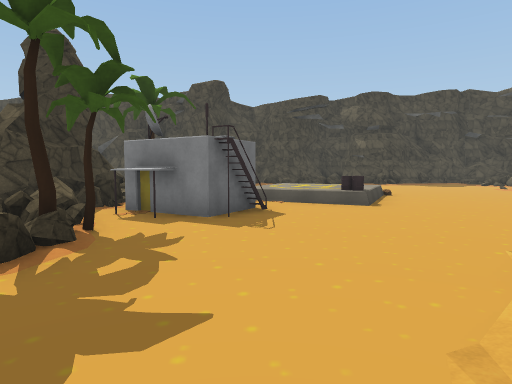
view 1 (above)

24 first-person views from a walk through a scene from a Unity 3-D project. The camera is 1.5 m above the floor, tilts 4° down and sees 75° across. The floor is counted in squares, 2 m on a side. Each view is taken from the middle of a square. On the plan, view 1 faces up. The plan holds only what a view shows up to about 11 squares ahead; the rest is blank. The place goes on beyond the plan. Some animated figures are not drawn. Some surface patterns are stand-ins.

view 2
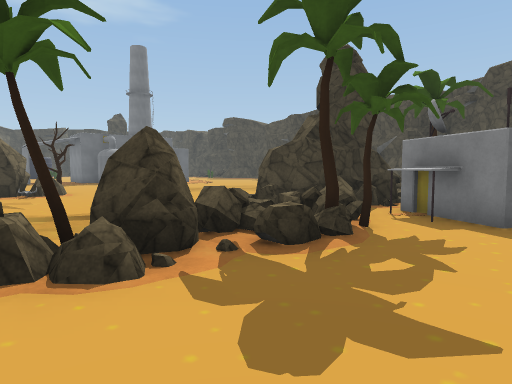

view 3
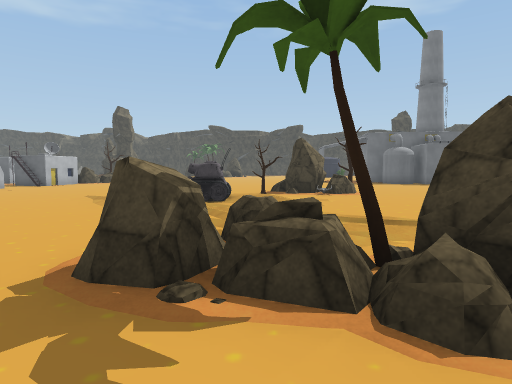

view 4
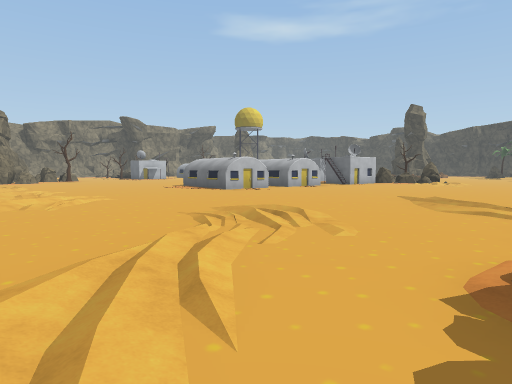

view 5
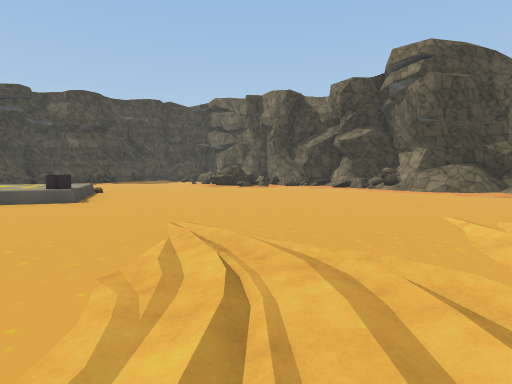

view 6
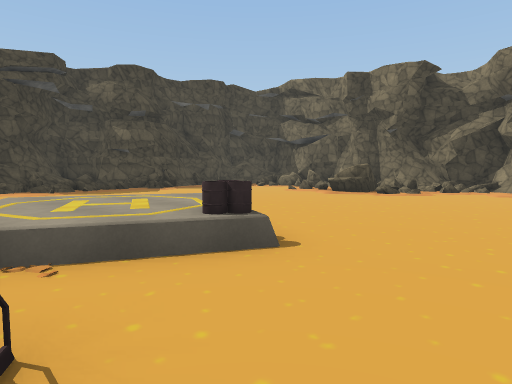

view 7
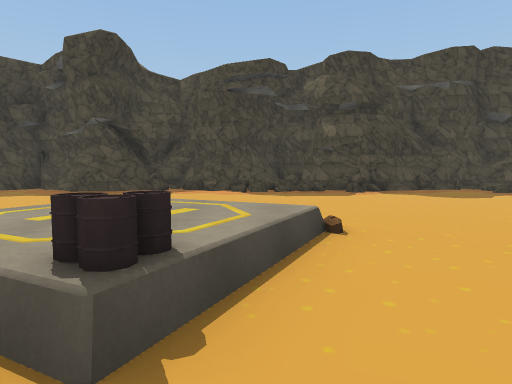

view 8
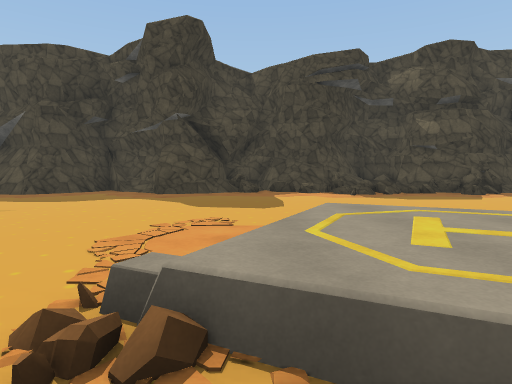

view 9
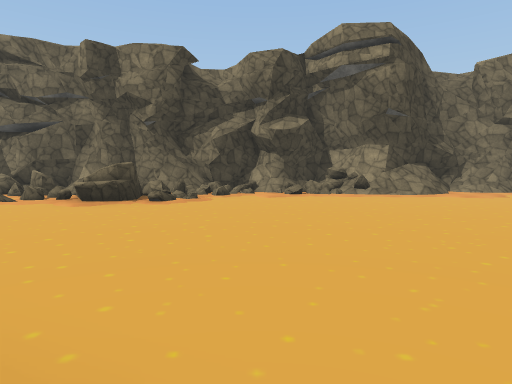

view 10
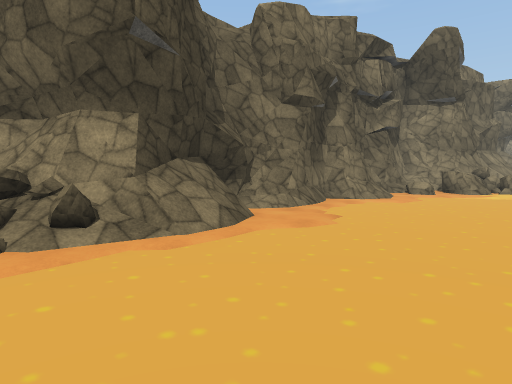

view 11
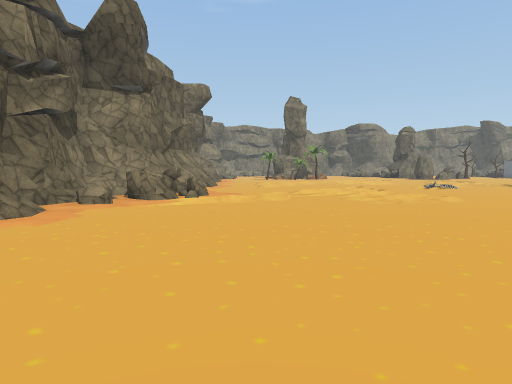

view 12
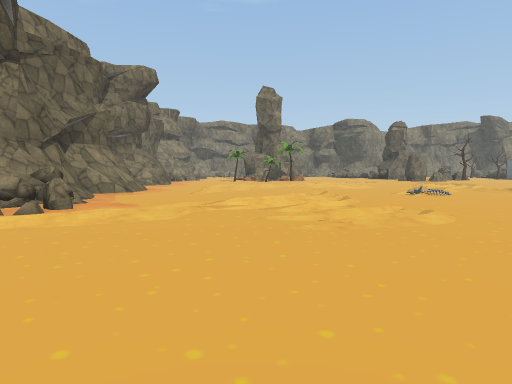

view 13
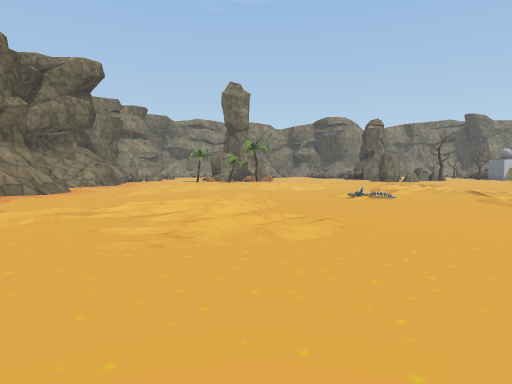

view 14
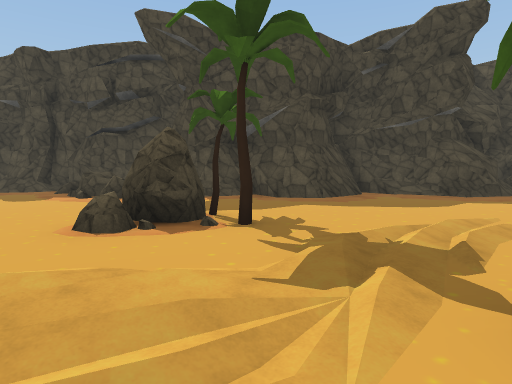

view 15
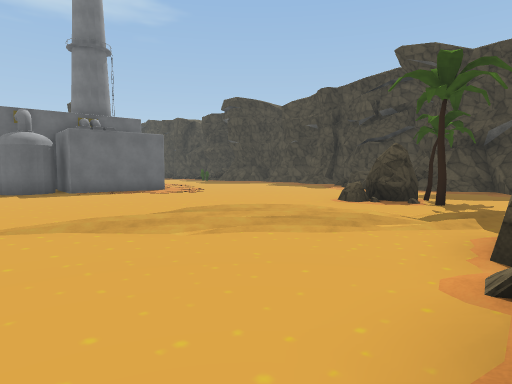

view 16
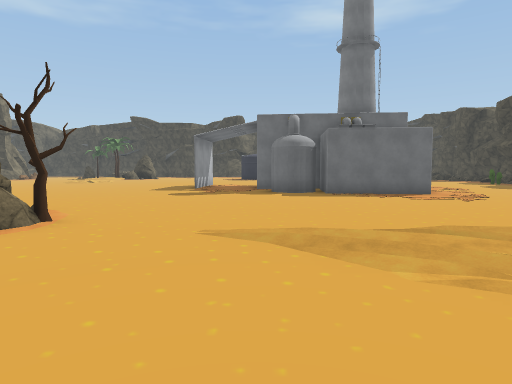

view 17
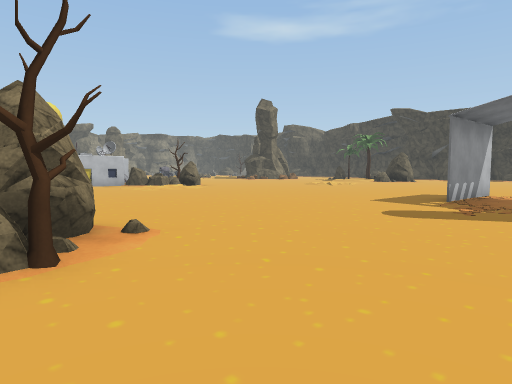

view 18
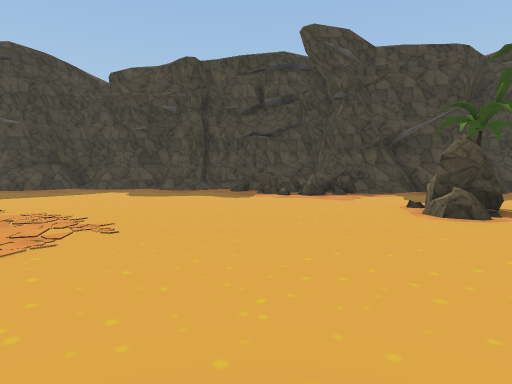

view 19
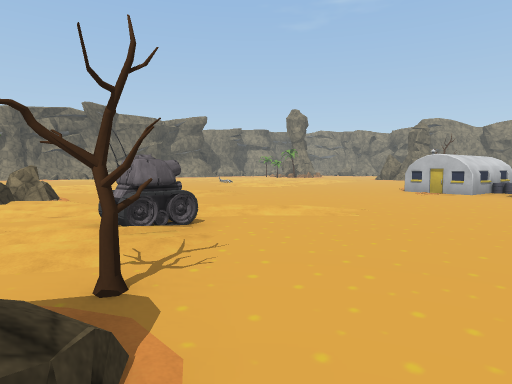

view 20
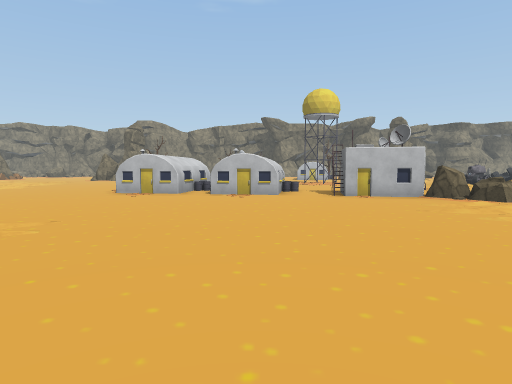

view 21
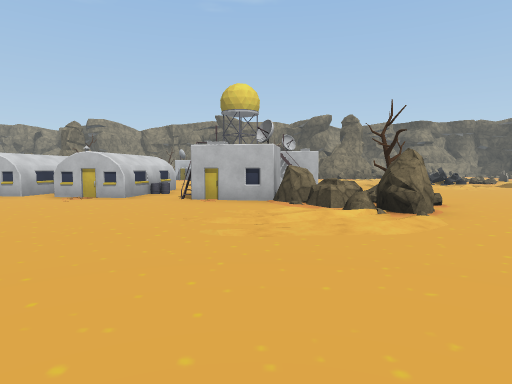

view 22
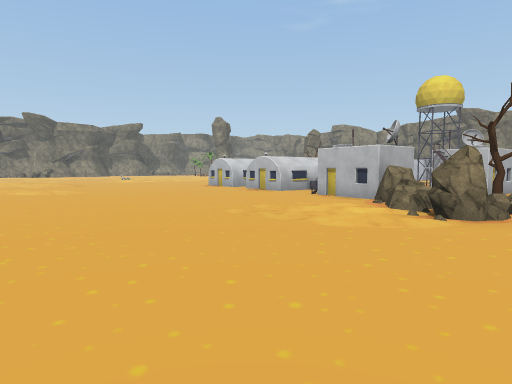

view 23
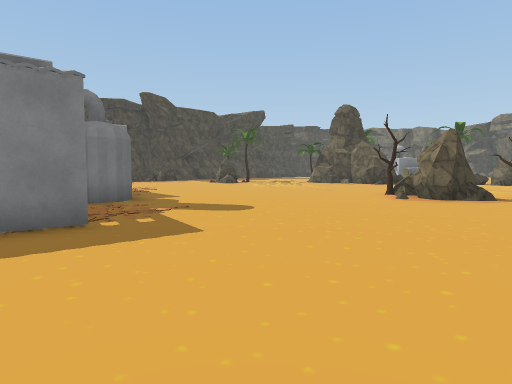

view 24
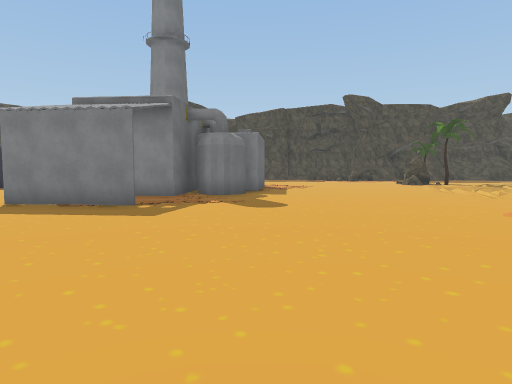

### Floor plan
Key: @ floor where view 1 was taken; # wall or solid block; x gap in a wall; . main floor; : floor 0.5 m higher than the main floor; / step, stairs or slope; = window, fence, low wall or low ledge; ^ raised ledge; v drop or lower ground; T tree; B building; R rock; A tank; O other object.
Columns run from 21 left of view 1 to 13 right of it. Each row starts with its distance up from view 1.
 18 //...///==#v## ##/###=###=# ###
 17 ........=^==/###/.##/=/==x###/==
 16  ........=/...//................
 15   .............................. =#
 14    .............................=##
 13    ........RTT......... ........^##
 12     .......R...//......  ......=##
 11     #.........//......==....../=##
 10     #......//./T ^...//#=/....=#=#
  9     #.....////.###T.//::=.....//=#
  8   ###.....///..# #..//:=/.......#=#
  7   ##......//...# #^BB../.........##
  6  ##............### BBB...........=#
  5  ...............R=^..............=#
  4 ##............   /vT.............=#
  3 .........TR.....  v=............/##
  2 .........RR.....//R..../........//#
  1 .........RR....///T..../........./#
  0 ..........T/ ////RR..@//../......##
 -1 ............A////RR..//////......##
 -2 ............./....../    ......../#
 -3 ............//.....//   .........##
 -4 ............/....././  ........../#
 -5 ..//.........../ /... ......../.#x#
 -6 ..///...............  ..///..//=^/#
 -7 .RR/................ ...///.//.=#/#
 -8 TRRR.....................///...=###
 -9   RRBB............///....///.../#
-10     BB..BB.B......//..O..//.....#
-11       .B  . B....../../../.....##
-12   BB   B  B     ..  .//.....//.#
-13   B                 //....../..

Where each view was taken, in squares from view 1:
view 1: 0 up, 0 right, facing up
view 2: 0 up, 0 right, facing up-left
view 3: 0 up, 1 left, facing left
view 4: 1 down, 1 left, facing down-left
view 5: 1 down, 0 right, facing up-right
view 6: 5 up, 0 right, facing up-right
view 7: 6 up, 3 right, facing up
view 8: 7 up, 0 right, facing up
view 9: 7 up, 2 right, facing right
view 10: 5 up, 8 right, facing down-right
view 11: 2 up, 8 right, facing down
view 12: 1 down, 6 right, facing down
view 13: 2 down, 4 right, facing down
view 14: 8 up, 8 left, facing up
view 15: 5 up, 6 left, facing up-left
view 16: 6 up, 7 left, facing left
view 17: 6 up, 11 left, facing down-left
view 18: 7 up, 13 left, facing up
view 19: 1 up, 13 left, facing down-right
view 20: 0 up, 13 left, facing down
view 21: 1 down, 17 left, facing down
view 22: 1 down, 21 left, facing down-right
view 23: 1 down, 21 left, facing up-right
view 24: 3 down, 17 left, facing up
